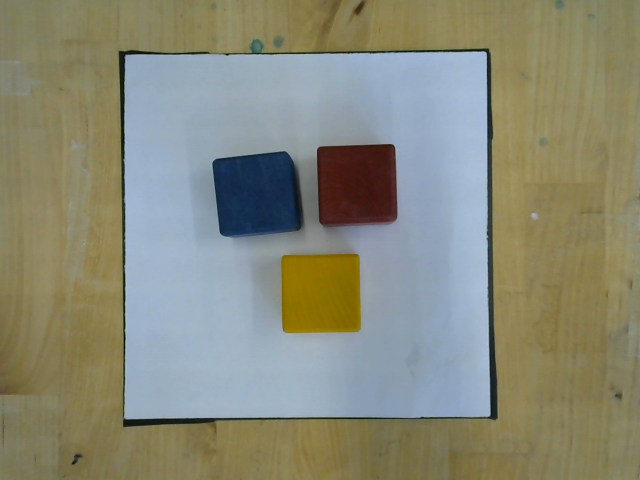
#> input picture C/Vision/image_0.png, 640 x 480 px, given in place of the camera
$ python testing.py
#> lines starting #> are read from the running program, lines starting #| are printed output that depends on the picture; after the words box and inside, x2 and y2 are one past the last pixel; in counts of white or black regions, pixels touching at a corner belong together
# C:\Users\Carin\Documents\UCL_2019\3.Sem\Python\UR\testing.py
#
import numpy as np
import cv2 as cv


cap = cv.VideoCapture(0) # eksternt kamera

while(True):
    ret, frame = cap.read()
#> frame is the input picture: shape (480, 640, 3); mean B, G, R 119.4, 137.1, 136.1
    # HSV
    hsv = cv.cvtColor(frame, cv.COLOR_BGR2HSV)
#> hsv: shape (480, 640, 3); mean H, S, V 56.1, 81.5, 150.1
    # Mask on blue square
    lowerBlue = np.array([101, 56, 141])
    upperBlue = np.array([180, 255, 255])
    maskBlue = cv.inRange(hsv, lowerBlue, upperBlue)
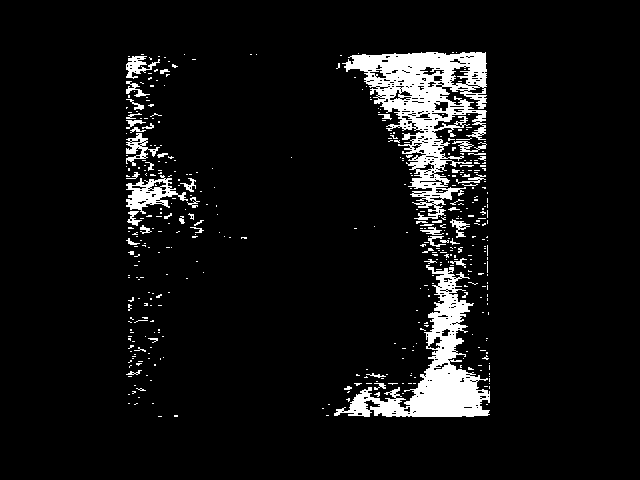
#> maskBlue: shape (480, 640); 6.8% white; 434 white regions (383 under 20 px), largest, box (x1, y1, x2, y2) and area: (342, 52, 487, 220) 8918, (334, 265, 490, 417) 6587, (126, 175, 188, 214) 977
    #
    kernal = np.ones((5, 5), "uint8")
    maskBlue = cv.dilate(maskBlue, kernal)
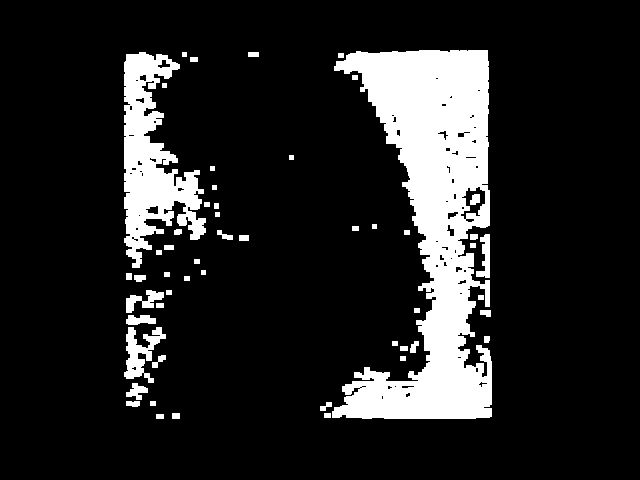
#> maskBlue: shape (480, 640); 14.2% white; 53 white regions

    # Creating contour to track blue color
    contours, hierarchy = cv.findContours(maskBlue,
                                           cv.RETR_TREE,
                                           cv.CHAIN_APPROX_SIMPLE)
#> contours = 121 contours, 56 with area under 20; largest, box (x1, y1, x2, y2) and area: (332, 50, 492, 419) 30746, (124, 52, 206, 268) 8192, (124, 327, 166, 383) 902, (460, 186, 486, 220) 470, (126, 290, 164, 313) 328

    for pic, contour in enumerate(contours):
        area = cv.contourArea(contour)
        if (area > 300):
            x, y, w, h = cv.boundingRect(contour)
            frame = cv.rectangle(frame, (x, y),
                                (x + w, y + h),
                                (255, 0, 0), 2)

            cv.putText(frame, "Blue Colour", (x, y),
                        cv.FONT_HERSHEY_SIMPLEX, 1.0,
                        (255, 0, 0))
#> this loop made 121 passes
#> (area, x, y, w, h) on passes 14, 22, 52, 72, 100: (902, 124, 327, 42, 56), (328.5, 126, 290, 38, 23), (8192, 124, 52, 82, 216), (30746, 332, 50, 160, 369), (470.5, 460, 186, 26, 34)
#> (contour, area) on passes 1, 2, 3, 5, 8, 10: ([[156, 414], [156, 418], [163, 418], [163, 414]], 28), ([[324, 413], [324, 417], [330, 417], [330, 413]], 24), ([[172, 413], [172, 418], [179, 418], [179, 413]], 35), ([[150, 401], [150, 405], [155, 405], [155, 401]], 20), ([[400, 356], [400, 360], [405, 360], [405, 356]], 20), ([[400, 346], [400, 350], [407, 350], [407, 346]], 28)
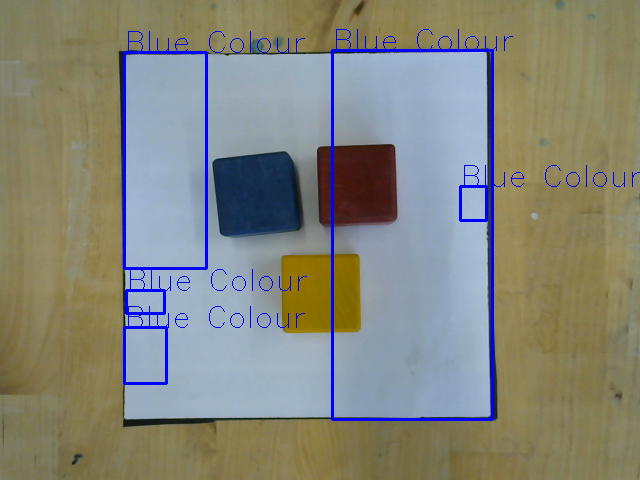
#> frame: shape (480, 640, 3); 2.6% of pixels changed, all inside (x1, y1, x2, y2) = (123, 29, 640, 421)

    #mask = cv.inRange(hsv, H_from, H_to)  # mask vælger til og fra hvad vi vil se

    # applying bitwise_and operation
    #res = cv.bitwise_and(img, img, mask=mask)
    #resBlue = cv.bitwise_and(img, img, mask=maskBlue)
    cv.imshow('frame1', frame)

    # Gray
    gray = cv.cvtColor(frame, cv.COLOR_BGR2GRAY)
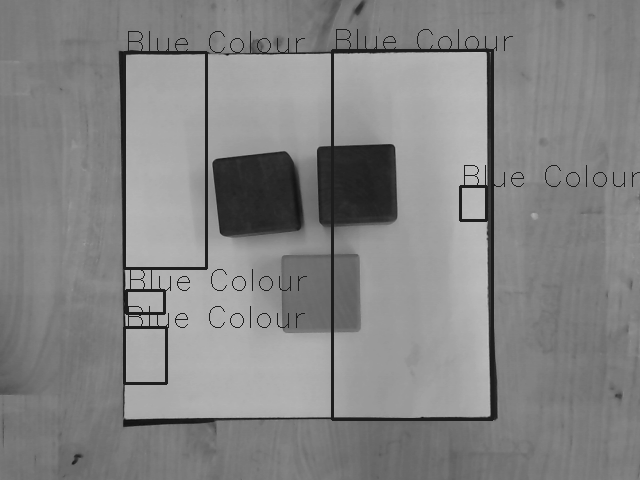
#> gray: shape (480, 640); min 9, max 192, mean 132.3
    cv.imshow('Webcam', gray)
    # Canny
    canny = cv.Canny(gray, 150, 175)
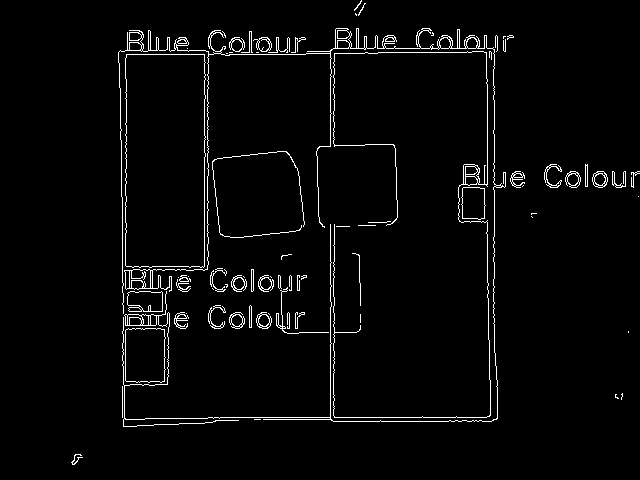
#> canny: shape (480, 640); 2.9% white in thin lines or dots, all inside (x1, y1, x2, y2) = (71, 0, 640, 465)
    cv.imshow('Canny', canny)
    # Laplacian
    lap = cv.Laplacian(gray, cv.CV_64F)
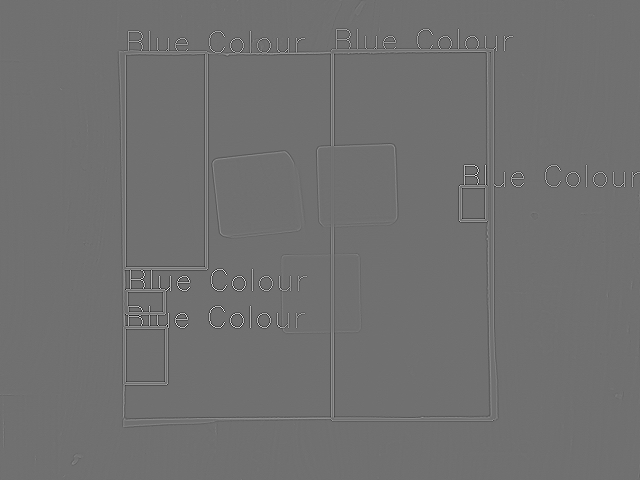
#> lap: shape (480, 640) float64; min -474, max 599, mean 0; drawn with min black and max white
    lap = np.uint8(np.absolute(lap))
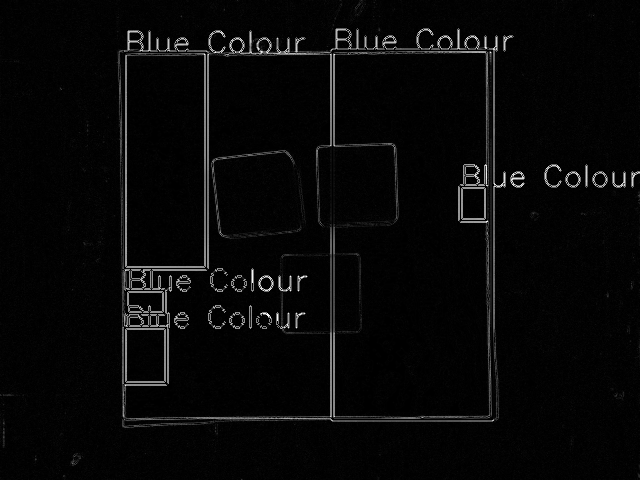
#> lap: shape (480, 640); min 0, max 255, mean 7.5
    cv.imshow('Laplacian', lap)

    if cv.waitKey(15) == ord('q'):
#> (key q is pressed here)
        break

# cv.waitKey(0)
cap.release()
cv.destroyAllWindows()
